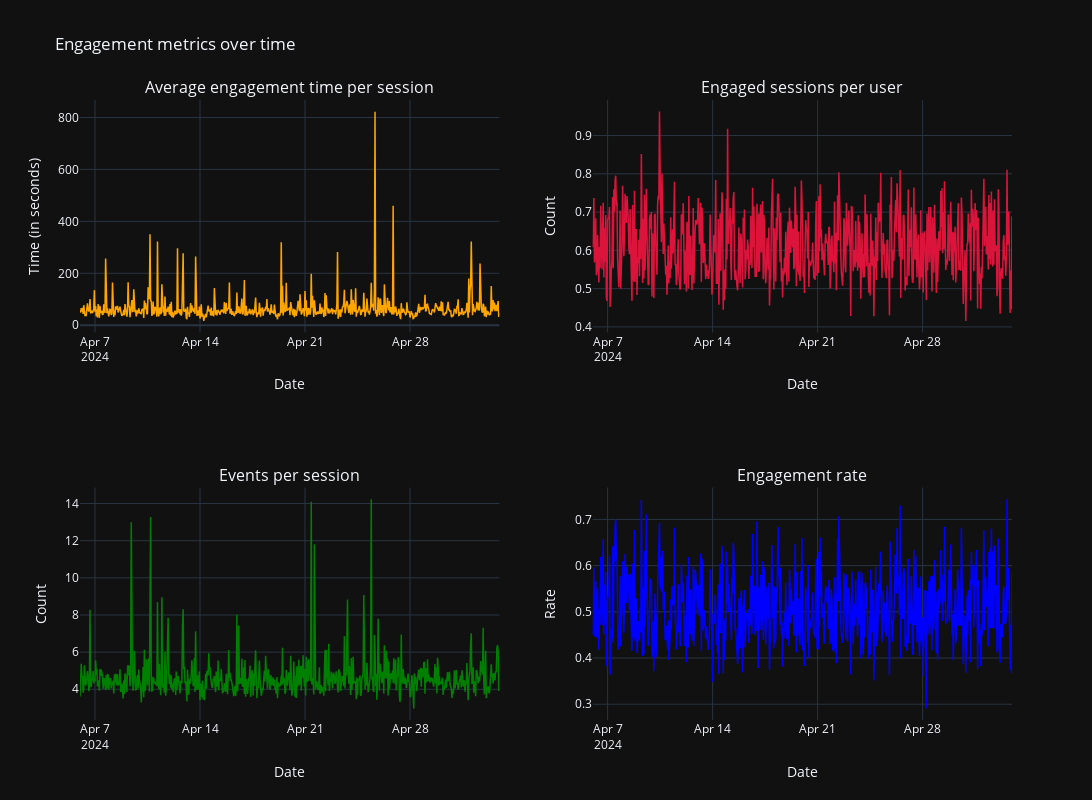

Source (notebook cell):
### Markdown cell above
## Engagement Analysis

We analyze average engagement time per session, engaged sessions per user, events per session, and engagement rate to identify trends.

### Code cell
engagement_df = df.groupby('Date + hour (YYYYMMDDHH)').agg({
    'Average engagement time per session' : 'mean',
    'Engaged sessions per user' : 'mean',
    'Events per session' : 'mean',
    'Engagement rate' : 'mean'
})


fig = make_subplots(rows=2, cols=2, subplot_titles=['Average engagement time per session', 'Engaged sessions per user', 'Events per session', 'Engagement rate'])
fig.add_trace(go.Scatter(x=engagement_df.index, y=engagement_df['Average engagement time per session'], mode='lines', name='Average engagement time per session'), row=1, col=1)
fig.add_trace(go.Scatter(x=engagement_df.index, y=engagement_df['Engaged sessions per user'], mode='lines', name='Engaged sessions per user'), row=1, col=2)
fig.add_trace(go.Scatter(x=engagement_df.index, y=engagement_df['Events per session'], mode='lines', name='Events per session'), row=2, col=1)
fig.add_trace(go.Scatter(x=engagement_df.index, y=engagement_df['Engagement rate'], mode='lines', name='Engagement rate'), row=2, col=2)
fig.update_layout(title='Engagement metrics over time', template='plotly_dark', width=1900, height=800)
fig.update_traces(line=dict(width=1.5, color='orange'), selector=dict(name='Average engagement time per session'))
fig.update_traces(line=dict(width=1.5, color='crimson'), selector=dict(name='Engaged sessions per user'))
fig.update_traces(line=dict(width=1.5, color='green'), selector=dict(name='Events per session'))
fig.update_traces(line=dict(width=1.5, color='blue'), selector=dict(name='Engagement rate'))
fig.for_each_trace(lambda t: t.update(showlegend=False))

# X-label: Date, Y-label (row1, col1): Time (in seconds), Y-label (row2, col2): Count,  Y-label (row2, col2): Percentage
fig.update_xaxes(title_text='Date', row=1, col=1)
fig.update_xaxes(title_text='Date', row=1, col=2)
fig.update_xaxes(title_text='Date', row=2, col=1)
fig.update_xaxes(title_text='Date', row=2, col=2)
fig.update_yaxes(title_text='Time (in seconds)', row=1, col=1)
fig.update_yaxes(title_text='Count', row=1, col=2)
fig.update_yaxes(title_text='Count', row=2, col=1)
fig.update_yaxes(title_text='Rate', row=2, col=2)

fig.show()

### Figure 1 — Plotly figure (JSON) as saved in the notebook; plotly's stock layout.template omitted (floating-point values rounded to 4 significant figures; data arrays with more than 128 entries replaced by an {"elided": "..."} marker saying what was removed)
{"data": [{"line": {"color": "orange", "width": 1.5}, "mode": "lines", "name": "Average engagement time per session", "showlegend": false, "type": "scatter", "x": {"elided": "672 str values"}, "xaxis": "x", "y": {"elided": "672 float values"}, "yaxis": "y"}, {"line": {"color": "crimson", "width": 1.5}, "mode": "lines", "name": "Engaged sessions per user", "showlegend": false, "type": "scatter", "x": {"elided": "672 str values"}, "xaxis": "x2", "y": {"elided": "672 float values"}, "yaxis": "y2"}, {"line": {"color": "green", "width": 1.5}, "mode": "lines", "name": "Events per session", "showlegend": false, "type": "scatter", "x": {"elided": "672 str values"}, "xaxis": "x3", "y": {"elided": "672 float values"}, "yaxis": "y3"}, {"line": {"color": "blue", "width": 1.5}, "mode": "lines", "name": "Engagement rate", "showlegend": false, "type": "scatter", "x": {"elided": "672 str values"}, "xaxis": "x4", "y": {"elided": "672 float values"}, "yaxis": "y4"}], "layout": {"annotations": [{"font": {"size": 16}, "showarrow": false, "text": "Average engagement time per session", "x": 0.225, "xanchor": "center", "xref": "paper", "y": 1, "yanchor": "bottom", "yref": "paper"}, {"font": {"size": 16}, "showarrow": false, "text": "Engaged sessions per user", "x": 0.775, "xanchor": "center", "xref": "paper", "y": 1, "yanchor": "bottom", "yref": "paper"}, {"font": {"size": 16}, "showarrow": false, "text": "Events per session", "x": 0.225, "xanchor": "center", "xref": "paper", "y": 0.375, "yanchor": "bottom", "yref": "paper"}, {"font": {"size": 16}, "showarrow": false, "text": "Engagement rate", "x": 0.775, "xanchor": "center", "xref": "paper", "y": 0.375, "yanchor": "bottom", "yref": "paper"}], "height": 800, "title": {"text": "Engagement metrics over time"}, "width": 1900, "xaxis": {"anchor": "y", "domain": [0, 0.45], "title": {"text": "Date"}}, "xaxis2": {"anchor": "y2", "domain": [0.55, 1], "title": {"text": "Date"}}, "xaxis3": {"anchor": "y3", "domain": [0, 0.45], "title": {"text": "Date"}}, "xaxis4": {"anchor": "y4", "domain": [0.55, 1], "title": {"text": "Date"}}, "yaxis": {"anchor": "x", "domain": [0.625, 1], "title": {"text": "Time (in seconds)"}}, "yaxis2": {"anchor": "x2", "domain": [0.625, 1], "title": {"text": "Count"}}, "yaxis3": {"anchor": "x3", "domain": [0, 0.375], "title": {"text": "Count"}}, "yaxis4": {"anchor": "x4", "domain": [0, 0.375], "title": {"text": "Rate"}}}}
